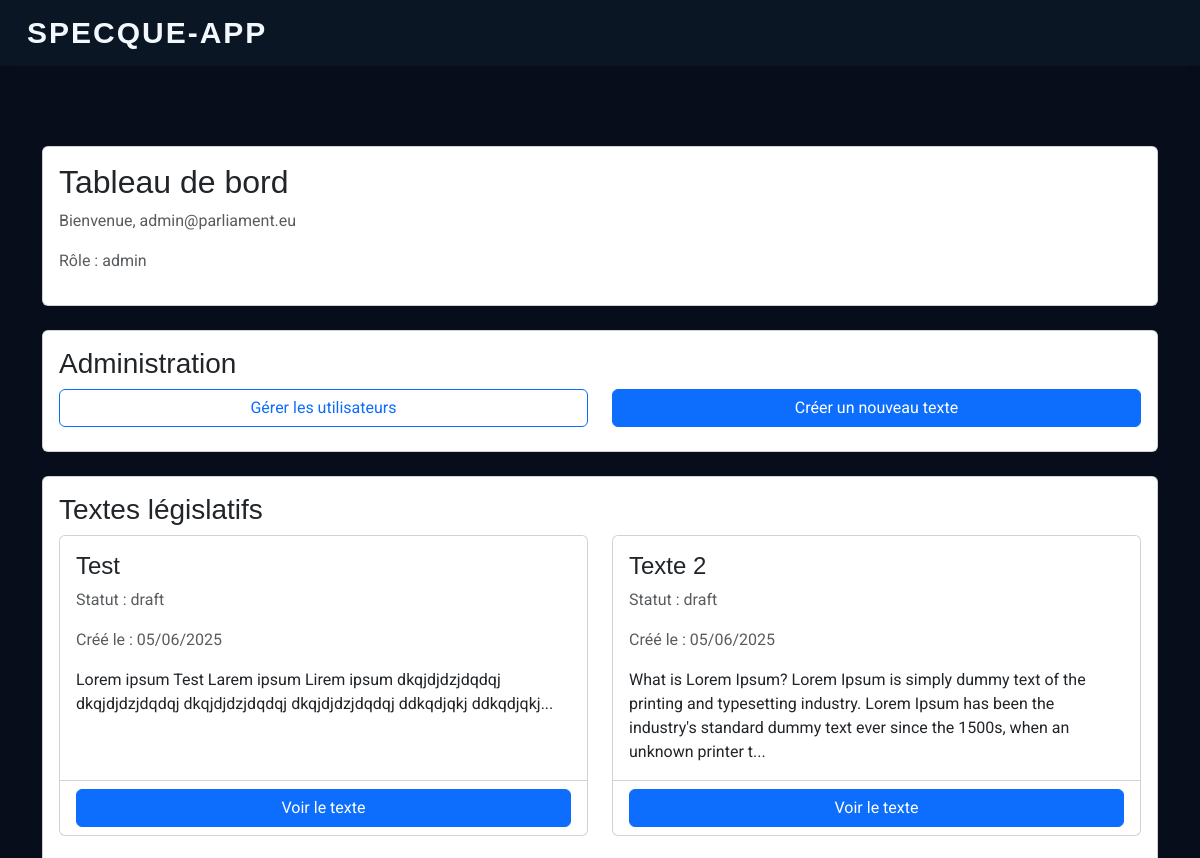
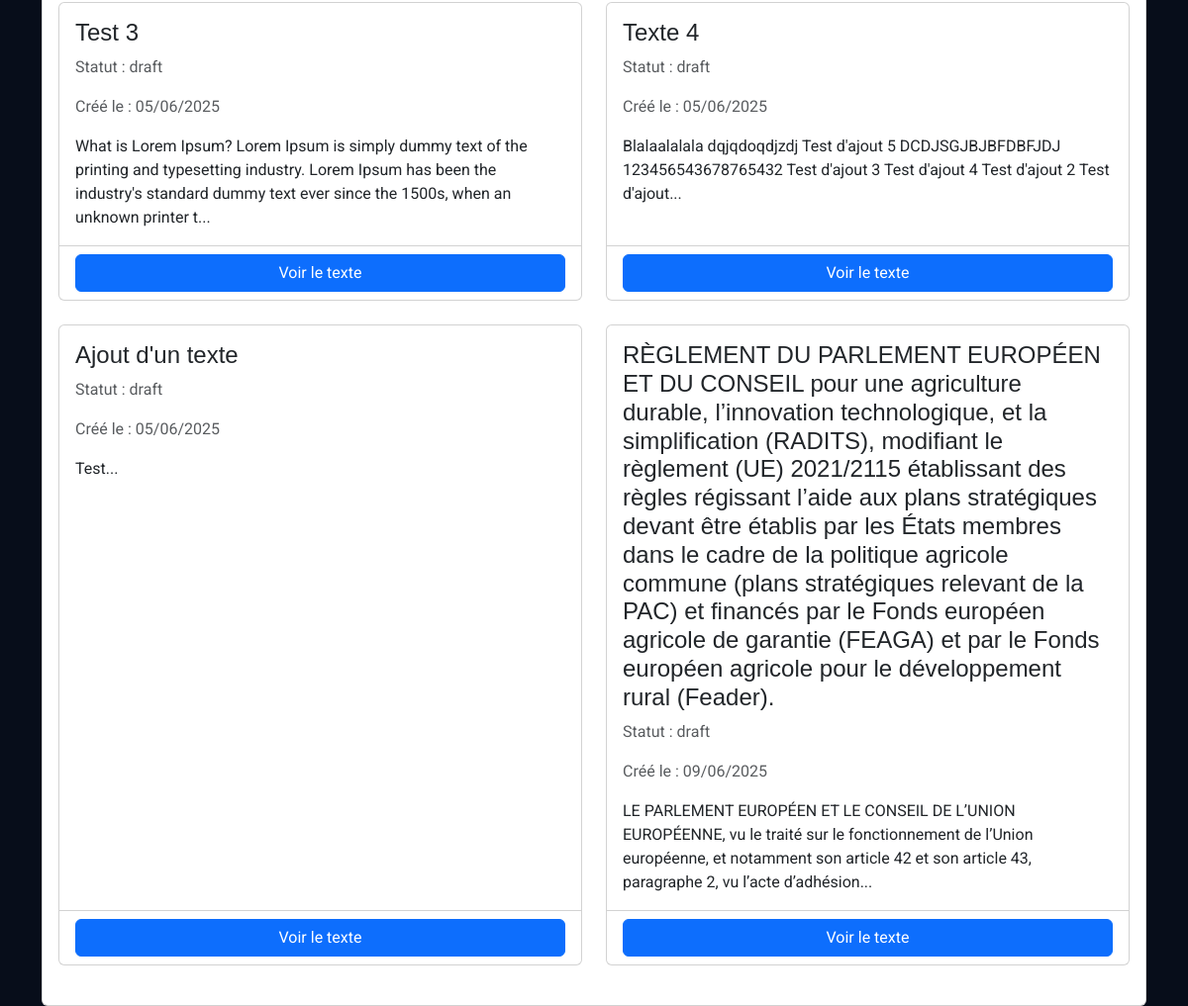
Screenshot of / (signed in) with the database file from the repository (2 pictures, top to bottom).
### app/models/user.py (models this page shows, shortened)
class User(UserMixin, db.Model):
    id = db.Column(db.Integer, primary_key=True)
    email = db.Column(db.String(120), unique=True, nullable=False)
    password_hash = db.Column(db.String(128))
    role = db.Column(db.String(20), nullable=True)  # 'deputy', 'reporter', 'secretary', 'group_leader', 'interest_representative', 'fictive_reporter', 'admin'
    created_at = db.Column(db.DateTime, default=datetime.utcnow)
    amendments = db.relationship('Amendment', backref='author', lazy=True)
    votes = db.relationship('Vote', backref='voter', lazy=True)
    def is_admin(self):
        return self.role == 'admin'
    def is_reporter(self):
        return self.role == 'reporter'

### app/models/legislative.py (models this page shows)
class LegislativeText(db.Model):
    id = db.Column(db.Integer, primary_key=True)
    title = db.Column(db.String(200), nullable=False)
    content = db.Column(db.Text, nullable=False)
    status = db.Column(db.String(20), default='draft')  # draft, in_commission, in_plenary, adopted, rejected
    created_at = db.Column(db.DateTime, default=datetime.utcnow)
    updated_at = db.Column(db.DateTime, default=datetime.utcnow, onupdate=datetime.utcnow)
    amendments = db.relationship('Amendment', backref='legislative_text', lazy=True)
    votes = db.relationship('Vote', backref='legislative_text', lazy=True)

### app/routes/main.py (the view)
@main_bp.route('/')
@login_required
def dashboard():
    texts = LegislativeText.query.all()
    return render_template('main/dashboard.html', texts=texts)

### app/models/legislative.py (called while the page is built)
def is_secretariat(self):
    return self.role == 'secretariat'

### app/models/user.py (called while the page is built)
@login_manager.user_loader
def load_user(id):
    return User.query.get(int(id))

### app/templates/main/dashboard.html (shortened to what this page needs)
{% extends "base.html" %}
{% block content %}
<div class="container">
    <div class="row">
        <div class="col-12">
            <div class="card">
                <div class="card-body">
                    <h2 class="card-title">Tableau de bord</h2>
                    <p class="text-muted">Bienvenue, {{ current_user.email }}</p>
                    <p class="text-muted">Rôle : {{ current_user.role or 'Aucun' }}</p>
                </div>
            </div>
            {% if current_user.is_admin() %}
            <div class="card mt-4">
                <div class="card-body">
                    <h3 class="card-title">Administration</h3>
                    <div class="row">
                        <div class="col-md-6">
                            <a href="{{ url_for('admin.users') }}" class="btn btn-outline-primary w-100 mb-2">Gérer les utilisateurs</a>
                        </div>
                        <div class="col-md-6">
                            <a href="{{ url_for('legislative.new_text') }}" class="btn btn-primary w-100 mb-2">Créer un nouveau texte</a>
                        </div>
                    </div>
                </div>
            </div>
            {% endif %}
            <div class="card mt-4">
                <div class="card-body">
                    <h3 class="card-title">Textes législatifs</h3>
                    {% if texts %}
                        <div class="row">
                            {% for text in texts %}
                            <div class="col-md-6 mb-4">
                                <div class="card h-100">
                                    <div class="card-body">
                                        <h4 class="card-title">{{ text.title }}</h4>
                                        <p class="text-muted">Statut : {{ text.status }}</p>
                                        <p class="text-muted">Créé le : {{ text.created_at.strftime('%d/%m/%Y') }}</p>
                                        <p class="card-text">{{ text.content[:200] }}...</p>
                                    </div>
                                    <div class="card-footer bg-transparent">
                                        <a href="{{ url_for('legislative.view_text', text_id=text.id) }}" class="btn btn-primary w-100">Voir le texte</a>
                                    </div>
                                </div>
                            </div>
                            {% endfor %}
                        </div>
                    {% else %}
                        <p class="text-muted">Aucun texte législatif disponible.</p>
                    {% endif %}
                </div>
            </div>
        </div>
    </div>
</div>
{% endblock %}

### rows the page displays
User: email "admin@parliament.eu", role "admin"
LegislativeText: title "Test", status "draft", created_at "05/06/2025", content "Lorem ipsum Test Larem ipsum Lirem ipsum dkqjdjdzjdqdqj dkqjdjdzjdqdqj dkqjdjdzjdqdqj dkqjdjdzjdqdqj ddkqdjqkj ddkqdjqkj"
LegislativeText: title "Texte 2", status "draft", created_at "05/06/2025", content "What is Lorem Ipsum? Lorem Ipsum is simply dummy text of the printing and typesetting industry. Lorem Ipsum has been the industry's standard dummy text ever since the 1500s, when an unknown printer t"
LegislativeText: title "Test 3", status "draft", created_at "05/06/2025", content "What is Lorem Ipsum? Lorem Ipsum is simply dummy text of the printing and typesetting industry. Lorem Ipsum has been the industry's standard dummy text ever since the 1500s, when an unknown printer t"
LegislativeText: title "Texte 4", status "draft", created_at "05/06/2025", content "Blalaalalala dqjqdoqdjzdj Test d'ajout 5 DCDJSGJBJBFDBFJDJ 123456543678765432 Test d'ajout 3 Test d'ajout 4 Test d'ajout 2 Test d'ajout"
LegislativeText: title "Ajout d'un texte", status "draft", created_at "05/06/2025", content "Test"
LegislativeText: title "RÈGLEMENT DU PARLEMENT EUROPÉEN ET DU CONSEIL pour une agriculture durable, l’innovation technologique, et la simplification (RADITS), modifiant le règlement (UE) 2021/2115 établissant des règles régissant l’aide aux plans stratégiques devant être établis par les États membres dans le cadre de la politique agricole commune (plans stratégiques relevant de la PAC) et financés par le Fonds européen agricole de garantie (FEAGA) et par le Fonds européen agricole pour le développement rural (Feader).", status "draft", created_at "09/06/2025", content "LE PARLEMENT EUROPÉEN ET LE CONSEIL DE L’UNION EUROPÉENNE, vu le traité sur le fonctionnement de l’Union européenne, et notamment son article 42 et son article 43, paragraphe 2, vu l’acte d’adhésion"
